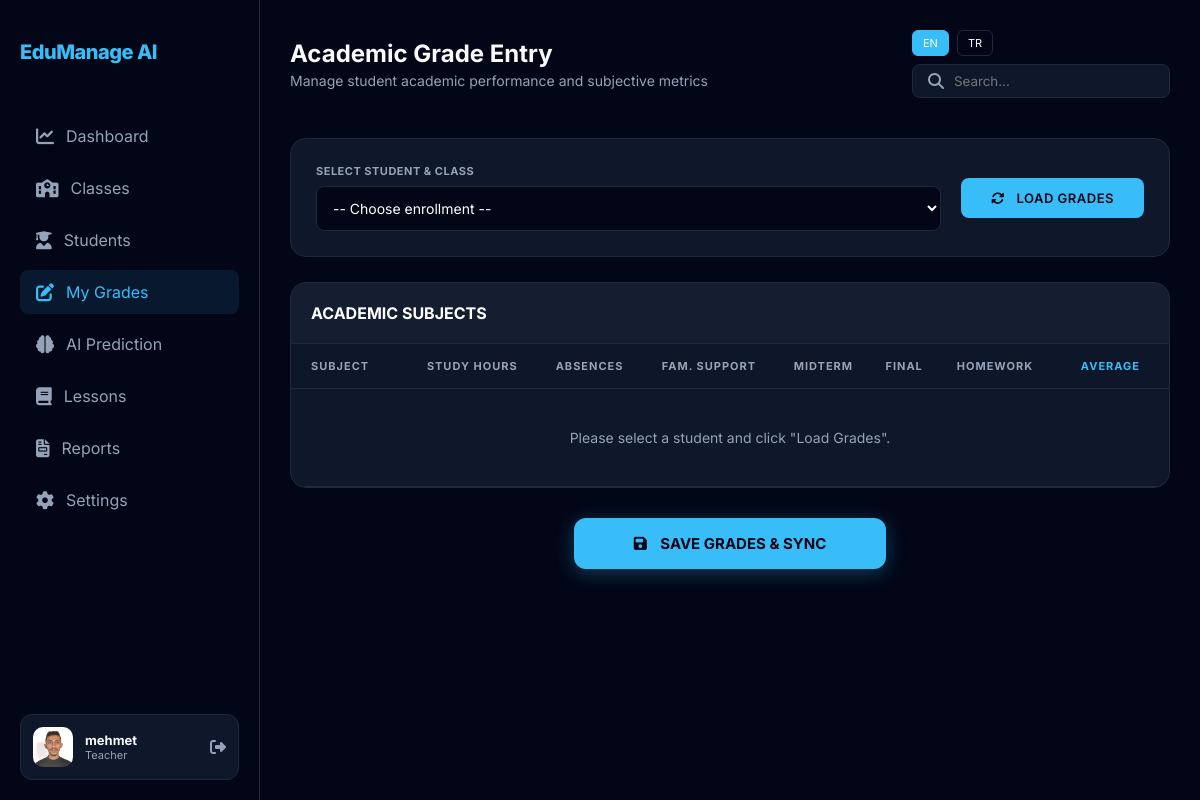
/teacher/grades (signed in), run on the app's committed database.
### tables this page shows
CREATE TABLE Users (
        id INTEGER PRIMARY KEY AUTOINCREMENT,
        full_name TEXT NOT NULL,
        email TEXT UNIQUE NOT NULL,
        password TEXT NOT NULL,
        role TEXT CHECK(role IN ('admin', 'teacher', 'student')) NOT NULL,
        status TEXT DEFAULT 'Active',
        created_at TIMESTAMP DEFAULT CURRENT_TIMESTAMP
    , phone_number TEXT, address TEXT, profile_image TEXT);

### app.py (the view)
@app.route('/teacher/grades')
def teacher_grades():
    if session.get('role') != 'teacher': return redirect(url_for('login'))
    conn = get_db_connection()
    enrollments = conn.execute('''SELECT s.id as student_id, u.full_name, c.id as class_id, c.class_name, t.subject FROM StudentClasses sc JOIN Students s ON sc.student_id = s.id JOIN Users u ON s.user_id = u.id JOIN Classes c ON sc.class_id = c.id JOIN Teachers t ON c.teacher_id = t.id WHERE t.user_id = ?''', (session['user_id'],)).fetchall()
    conn.close()
    return render_template('grades_management.html', active_page='grades', enrollments=enrollments)

### app.py (called while the page is built)
@app.context_processor
def inject_translations():
    lang = session.get('lang', 'en')
    def translate(key):
        return TRANSLATIONS.get(lang, TRANSLATIONS['en']).get(key, key)
    return dict(_=translate, current_lang=lang)

@app.before_request
def log_request():
    if not request.path.startswith('/static'):
        print(f"DEBUG: Request to {request.path} [Role: {session.get('role', 'Guest')}]")

def get_db_connection():
    conn = sqlite3.connect(DB_PATH)
    conn.row_factory = sqlite3.Row
    return conn

@app.context_processor
def inject_user():
    if 'user_id' in session:
        try:
            conn = get_db_connection()
            user = conn.execute('SELECT profile_image, full_name FROM Users WHERE id = ?', (session['user_id'],)).fetchone()
            conn.close()
            if user:
                return {'current_user': user}
            else:
                session.clear()
        except: pass
    return {'current_user': {'profile_image': None, 'full_name': 'Guest User'}}

### templates/grades_management.html (shortened to what this page needs)
{% extends "base.html" %}
{% block page_title %}Academic Grade Entry{% endblock %}
{% block page_subtitle %}Manage student academic performance and subjective metrics{% endblock %}
{% block content %}
<div class="card" style="margin-bottom: 25px; padding: 25px;">
    <div style="display: flex; align-items: center; justify-content: space-between; gap: 20px; flex-wrap: wrap;">
        <div style="flex: 1; min-width: 300px;">
            <label style="display: block; font-size: 11px; color: var(--text-secondary); margin-bottom: 8px; font-weight: 700; letter-spacing: 0.5px;">SELECT STUDENT & CLASS</label>
            <select id="enrollmentSelect" style="width: 100%; background: var(--bg-dark); border: 1px solid var(--border); color: white; padding: 12px; border-radius: 8px; outline: none; font-size: 14px;">
                <option value="">-- Choose enrollment --</option>
            </select>
        </div>
        <div style="display: flex; align-items: flex-end;">
            <button id="loadGradesBtn" class="btn-primary" style="padding: 12px 30px; font-size: 13px; font-weight: 600; text-transform: uppercase; letter-spacing: 0.5px;">
                <i class="fas fa-sync-alt" style="margin-right: 8px;"></i> Load Grades
            </button>
        </div>
    </div>
</div>
<div class="table-container" style="margin-top: 0; padding: 0; overflow: hidden;">
    <div style="padding: 20px; border-bottom: 1px solid var(--border); background: rgba(30, 41, 59, 0.4);">
        <h3 style="font-weight: 700; font-size: 16px; color: white;">ACADEMIC SUBJECTS</h3>
    </div>
    <div style="overflow-x: auto;">
        <table style="width: 100%; border-collapse: collapse;">
            <thead>
                <tr style="background: rgba(15, 23, 42, 0.5);">
                    <th style="padding: 15px 20px; text-align: left; font-size: 11px; color: var(--text-secondary); text-transform: uppercase;">Subject</th>
                    <th style="padding: 15px 10px; text-align: center; font-size: 11px; color: var(--text-secondary); text-transform: uppercase;">Study Hours</th>
                    <th style="padding: 15px 10px; text-align: center; font-size: 11px; color: var(--text-secondary); text-transform: uppercase;">Absences</th>
                    <th style="padding: 15px 10px; text-align: center; font-size: 11px; color: var(--text-secondary); text-transform: uppercase;">Fam. Support</th>
                    <th style="padding: 15px 10px; text-align: center; font-size: 11px; color: var(--text-secondary); text-transform: uppercase;">Midterm</th>
                    <th style="padding: 15px 10px; text-align: center; font-size: 11px; color: var(--text-secondary); text-transform: uppercase;">Final</th>
                    <th style="padding: 15px 10px; text-align: center; font-size: 11px; color: var(--text-secondary); text-transform: uppercase;">Homework</th>
                    <th style="padding: 15px 20px; text-align: center; font-size: 11px; color: var(--accent); text-transform: uppercase;">Average</th>
                </tr>
            </thead>
            <tbody id="gradesTableBody">
                <tr><td colspan="8" style="text-align: center; padding: 40px; color: var(--text-secondary);">Please select a student and click "Load Grades".</td></tr>
            </tbody>
        </table>
    </div>
</div>
<div style="margin-top: 30px; display: flex; justify-content: center;">
    <button id="saveGradesBtn" class="btn-primary" style="padding: 16px 60px; font-size: 15px; font-weight: 700; border-radius: 12px; box-shadow: 0 4px 20px rgba(56, 189, 248, 0.3);">
        <i class="fas fa-save" style="margin-right: 10px;"></i> SAVE GRADES & SYNC
    </button>
</div>
{% endblock %}

### templates/base.html (shortened to what this page needs)
<!DOCTYPE html>
<html lang="en">
<head>
    <link rel="stylesheet" href="{{ url_for('static', filename='css/style.css') }}">
    <link rel="stylesheet" href="https://cdnjs.cloudflare.com/ajax/libs/font-awesome/6.4.0/css/all.min.css">
</head>
<body>
    <div class="app-container">
        <div class="sidebar">
            <div class="logo-section">
                <div class="logo-text">EduManage AI</div>
            </div>
            <nav class="nav-menu">
                {% if session['role'] == 'teacher' %}
                <a href="/dashboard" class="nav-item {% if active_page == 'dashboard' %}active{% endif %}">
                    <i class="fas fa-chart-line"></i> {{ _('dashboard') }}
                </a>
                <a href="/teacher/classes" class="nav-item {% if active_page == 'classes' %}active{% endif %}">
                    <i class="fas fa-school"></i> {{ _('classes') }}
                </a>
                <a href="/teacher/students" class="nav-item {% if active_page == 'students' %}active{% endif %}">
                    <i class="fas fa-user-graduate"></i> {{ _('students') }}
                </a>
                <a href="/teacher/grades" class="nav-item {% if active_page == 'grades' %}active{% endif %}">
                    <i class="fas fa-edit"></i> {{ _('grades') }}
                </a>
                <a href="/teacher/prediction" class="nav-item {% if active_page == 'prediction' %}active{% endif %}">
                    <i class="fas fa-brain"></i> {{ _('prediction') }}
                </a>
                <a href="/teacher/lessons" class="nav-item {% if active_page == 'lessons' %}active{% endif %}">
                    <i class="fas fa-book"></i> {{ _('lessons') }}
                </a>
                <a href="/teacher/reports" class="nav-item {% if active_page == 'reports' %}active{% endif %}">
                    <i class="fas fa-file-invoice"></i> {{ _('reports') }}
                </a>
                {% endif %}
                <a href="/settings" class="nav-item">
                    <i class="fas fa-cog"></i> {{ _('settings') }}
                </a>
            </nav>
            <div class="profile-card">
                <div class="avatar" style="overflow: hidden; display: flex; align-items: center; justify-content: center; background: var(--border);">
                    {% if current_user and current_user.profile_image %}
                        <img src="{{ current_user.profile_image }}" style="width: 100%; height: 100%; object-fit: cover;">
                    {% else %}
                        <i class="fas fa-user" style="color: var(--text-secondary); font-size: 14px;"></i>
                    {% endif %}
                </div>
                <div class="profile-info">
                    <div style="font-size: 13px; font-weight: 700;">{{ current_user.full_name if current_user else session.get('full_name', 'User') }}</div>
                    <div style="font-size: 11px; color: var(--text-secondary);">{{ _(session['role']) }}</div>
                </div>
                <a href="/logout" style="margin-left: auto; color: var(--text-secondary);"><i class="fas fa-sign-out-alt"></i></a>
            </div>
        </div>
        <main class="main-content">
            <header class="top-navbar">
                <div class="page-title">
                    <h1>{% block page_title %}{% endblock %}</h1>
                    <p>{% block page_subtitle %}{% endblock %}</p>
                </div>
                <div class="navbar-actions">
                    <div class="language-switcher" style="display: flex; gap: 8px; margin-right: 20px;">
                        <a href="/set_language/en" class="nav-item" style="padding: 5px 10px; border-radius: 6px; font-size: 11px; background: {% if current_lang == 'en' %}var(--accent){% else %}transparent{% endif %}; color: white; border: 1px solid {% if current_lang == 'en' %}var(--accent){% else %}var(--border){% endif %};">EN</a>
                        <a href="/set_language/tr" class="nav-item" style="padding: 5px 10px; border-radius: 6px; font-size: 11px; background: {% if current_lang == 'tr' %}var(--accent){% else %}transparent{% endif %}; color: white; border: 1px solid {% if current_lang == 'tr' %}var(--accent){% else %}var(--border){% endif %};">TR</a>
                    </div>
                    <div style="background: var(--card-bg); padding: 8px 15px; border-radius: 8px; border: 1px solid var(--border); display: flex; align-items: center;">
                        <i class="fas fa-search" style="color: var(--text-secondary); margin-right: 10px;"></i>
                        <input type="text" placeholder="{{ _('search') }}" style="background: transparent; border: none; color: white; outline: none; width: 200px;">
                    </div>
                </div>
            </header>
            {% block content %}{% endblock %}
        </main>
    </div>
</body>
</html>

### static/css/style.css (style rules this page uses)
:root { --bg-dark: #020617; --card-bg: #0F172A; --sidebar-bg: #020617; --accent: #38BDF8; --accent-hover: #0EA5E9; --text-primary: #F8FAFC; --text-secondary: #94A3B8; --border: #1E293B; --danger: #EF4444; --success: #22C55E; --warning: #F59E0B; --info: #3B82F6; }
* { margin: 0; padding: 0; box-sizing: border-box; font-family: 'Inter', sans-serif; }
body { background-color: var(--bg-dark); color: var(--text-primary); overflow-x: hidden; }
.app-container { display: flex; min-height: 100vh; }
.sidebar { width: 260px; background-color: var(--sidebar-bg); border-right: 1px solid var(--border); display: flex; flex-direction: column; padding: 20px; position: fixed; height: 100vh; }
.logo-section { padding: 20px 0; margin-bottom: 30px; }
.logo-text { font-size: 20px; font-weight: 800; color: var(--accent); letter-spacing: -0.5px; }
.nav-menu { flex: 1; }
.nav-item { display: flex; align-items: center; padding: 12px 16px; color: var(--text-secondary); text-decoration: none; border-radius: 8px; margin-bottom: 8px; transition: all 0.3s ease; }
.nav-item i { margin-right: 12px; font-size: 18px; }
.nav-item:hover, .nav-item.active { background: rgba(56, 189, 248, 0.1); color: var(--accent); }
.profile-card { background: var(--card-bg); border-radius: 12px; padding: 12px; display: flex; align-items: center; border: 1px solid var(--border); }
.avatar { width: 40px; height: 40px; border-radius: 10px; background: var(--accent); margin-right: 12px; }
.main-content { flex: 1; margin-left: 260px; padding: 30px; }
.top-navbar { display: flex; justify-content: space-between; align-items: center; margin-bottom: 40px; }
.page-title h1 { font-size: 24px; font-weight: 700; margin-bottom: 4px; }
.page-title p { color: var(--text-secondary); font-size: 14px; }
.card { background: var(--card-bg); border-radius: 16px; padding: 24px; border: 1px solid var(--border); transition: transform 0.3s ease; }
.table-container { background: var(--card-bg); border-radius: 16px; padding: 20px; border: 1px solid var(--border); margin-top: 30px; }
table { width: 100%; border-collapse: collapse; }
th { text-align: left; color: var(--text-secondary); font-size: 12px; text-transform: uppercase; letter-spacing: 1px; padding: 16px; border-bottom: 1px solid var(--border); }
td { padding: 16px; font-size: 14px; border-bottom: 1px solid var(--border); }
.btn-primary { background: var(--accent); color: var(--bg-dark); border: none; padding: 10px 20px; border-radius: 8px; font-weight: 600; cursor: pointer; transition: all 0.3s ease; }

### data on the page
Users: profile_image (picture), full_name "mehmet"
